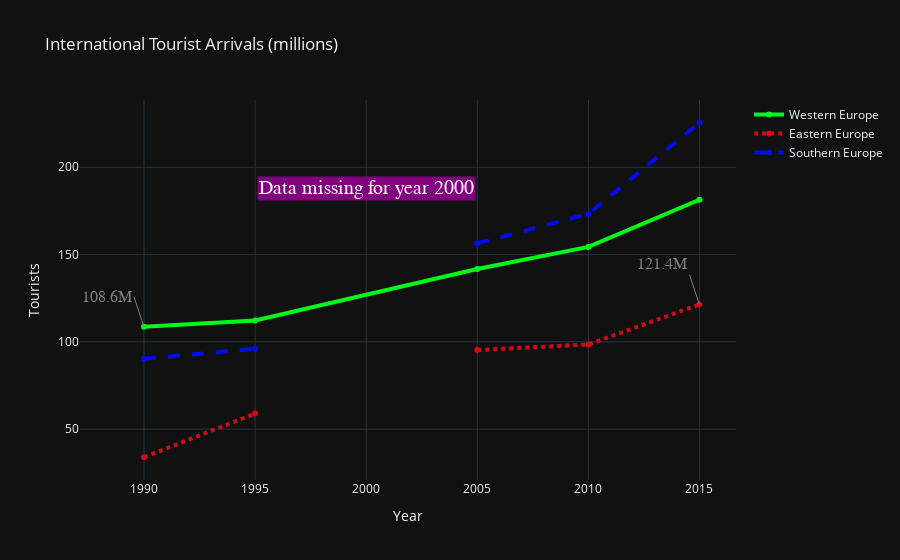

Notebook source saved alongside this figure:
### Markdown cell above
<div style="padding:15px 30px 25px; background: #28559A; font-family: sans-serif; border-radius: 10px">
  <h1 style="text-align: center; color: #DEB992; padding:15px 30px; border: 1px solid #DEB992; border-radius: 10px">
    Adding Annotations to plotly charts
  </h1>
</div>

### Code cell
annotations = []
annotations.append(
    go.layout.Annotation(
        x=tourism_data['Year'][0],
        y=tourism_data['Western'][0],
        xanchor='right',
        yanchor='middle',
        text=str(tourism_data['Western'][0]) + 'M',
        font=dict(family='Arial',
                  size=16,
                  color='grey'),
        showarrow=True,
        arrowcolor='grey'
    )
)

annotations.append(
    go.layout.Annotation(
        x=tourism_data['Year'][5],
        y=tourism_data['Eastern'][5],
        xanchor='right',
        yanchor='bottom',
        text=str(tourism_data['Eastern'][5]) + 'M',
        font=dict(family='Arial',
                  size=16,
                  color='grey'),
        showarrow=True,
        arrowcolor='grey'
    )
)

annotations.append(
    go.layout.Annotation(
        yref='paper',
        x=2000,
        y=0.8,
        text='Data missing for year 2000',
        font=dict(family='Times New Roman',
                  size=20,
                  color='white'),
        showarrow=False,
        bgcolor='purple'
    )
)

# We can assign the layout like this
# layout = go.Layout(
#     title='International Tourist Arrivals (millions)',
#     xaxis=dict(title='Year'),
#     yaxis=dict(title='Tourists'),
#     annotations=annotations
# )

# But since we already have defined layout relevant to same plot, we can add annotations in the existing layout
layout['annotations'] = annotations
fig = go.Figure(data=data, layout=layout)
offline.iplot(fig)

### Figure 1 — Plotly figure (JSON) as saved in the notebook; plotly's stock layout.template omitted (floating-point values rounded to 4 significant figures)
{"data": [{"connectgaps": true, "line": {"color": "rgb(0, 250, 24)", "width": 4}, "name": "Western Europe", "x": [1990, 1995, 2000, 2005, 2010, 2015], "y": [108.6, 112.2, null, 141.7, 154.4, 181.4], "type": "scatter"}, {"connectgaps": false, "line": {"color": "rgb(205, 12, 24)", "dash": "dot", "width": 4}, "name": "Eastern Europe", "x": [1990, 1995, 2000, 2005, 2010, 2015], "y": [33.9, 58.9, null, 95.3, 98.5, 121.4], "type": "scatter"}, {"line": {"color": "rgba(2, 12, 240, 191)", "dash": "dash", "width": 4}, "name": "Southern Europe", "x": [1990, 1995, 2000, 2005, 2010, 2015], "y": [90.3, 96.0, null, 156.4, 173.3, 225.5], "type": "scatter"}], "layout": {"annotations": [{"arrowcolor": "grey", "font": {"color": "grey", "family": "Arial", "size": 16}, "showarrow": true, "text": "108.6M", "x": 1990, "xanchor": "right", "y": 108.6, "yanchor": "middle"}, {"arrowcolor": "grey", "font": {"color": "grey", "family": "Arial", "size": 16}, "showarrow": true, "text": "121.4M", "x": 2015, "xanchor": "right", "y": 121.4, "yanchor": "bottom"}, {"bgcolor": "purple", "font": {"color": "white", "family": "Times New Roman", "size": 20}, "showarrow": false, "text": "Data missing for year 2000", "x": 2000, "y": 0.8, "yref": "paper"}], "title": {"text": "International Tourist Arrivals (millions)"}, "xaxis": {"title": {"text": "Year"}}, "yaxis": {"title": {"text": "Tourists"}}}}
